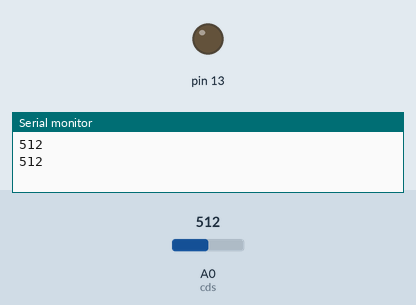
This sketch was run on a simulated Arduino Uno, built with avr-gcc and run on an emulated ATmega328P. Parts: output pins drawn as LEDs (lit = HIGH), the last lines printed to the serial monitor. The test bench sets the inputs (shaded band); at power-on: A0 (cds) = 512.

Above: at 1.8 s.
1.9 s: A0 (cds) set to 937
3.4 s: A0 (cds) set to 957
At 4.7 s:
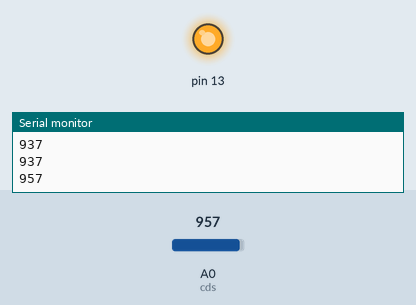
7.5 s: A0 (cds) set to 940
At 8.9 s:
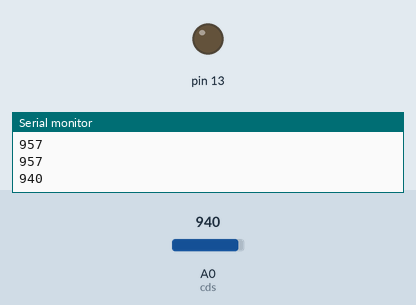
9.5 s: A0 (cds) set to 960
At 10.5 s:
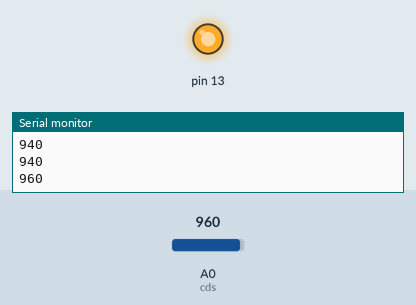
Timing chart, 0 to 12.5 s (numbered marks = the images above; inputs shaded):
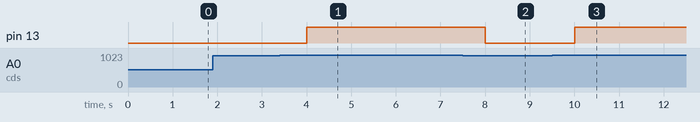

The sketch:

Light_senseor.ino
```cpp
int cds = A0; //변수 cds를 선언하고, A0에 대입
void setup() {
  Serial.begin(9600); //시리얼 통신을 시작하며, 속도는 9600으로 설정

  pinMode(13, OUTPUT);  //내장 led를 13번으로 제어


}

void loop() {
  int val = analogRead(cds);  //변수 val을 선언, cds(A0) 아날로그 값을 저장
  if(val > 950){
    digitalWrite(13, HIGH);
  }
  Serial.println(val);        //변수 val에 저장된 값을 시리얼 통신을 통해 출력
  delay(1000); // 1초동안 딜레이
  digitalWrite(13,LOW);

}
```

Measured:
- the behaviour switches between 950 and 951 on A0 (cds) (found by bisection; images 0 and 1)
- after the input at 3.4 s, pin 13: LOW → HIGH after 0.60 s
- after the input at 7.5 s, pin 13: HIGH → LOW after 0.50 s
- after the input at 9.5 s, pin 13: LOW → HIGH after 0.50 s
